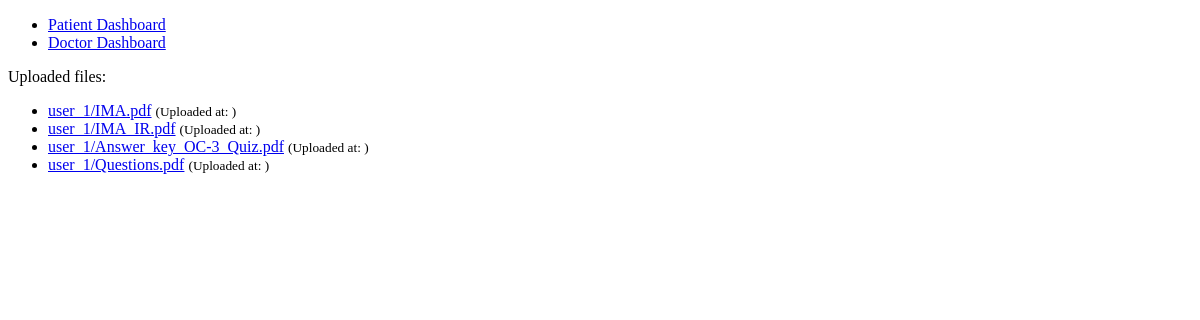
The app's page /, older data.
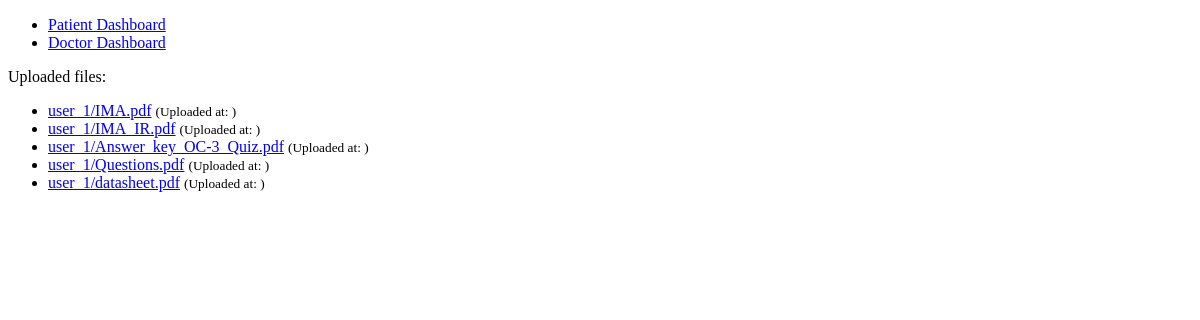
The same page, newer data.
### app/models.py (models this page shows)
class Records(models.Model):
	id = models.IntegerField(primary_key=True, auto_created=True)
	patient = models.ForeignKey('patient', on_delete=models.CASCADE)
	doctor = models.ForeignKey('doctor', on_delete=models.CASCADE)
	document = models.FileField(upload_to = user_directory_path)
	time_limit = models.DateTimeField(null=True, blank=True)
	approval_doc = models.CharField(max_length=1, default="B") # Y or N or B B is blank # for the doctor
	approval_rec = models.CharField(max_length=1, default="B") # Y or N or B B is blank # for the record

### app/views.py (the view)
# urls.py: 2. Add a URL to urlpatterns:  path('', views.home, name='home')
def home(request):
    documents = Records.objects.all()
    return render(request, './home.html', { 'documents': documents })

### app/templates/home.html
{% extends 'base.html' %} {% block content %}
<ul>
  <li>
    <a href="{% url 'patientdb' %}">Patient Dashboard</a>
  </li>
  <li>
    <a href="{% url 'doctordb' %}">Doctor Dashboard</a>
  </li>
</ul>
<p>Uploaded files:</p>
<ul>
  {% for obj in documents %}
  <li>
    <a href="{{ obj.document.url }}">{{ obj.document.name }}</a>
    <small>(Uploaded at: {{ obj.uploaded_at }})</small>
  </li>
  {% endfor %}
</ul>
{% endblock %}

Row changes from the older to the newer data that the page shows:
added Records: document.name "user_1/datasheet.pdf"
